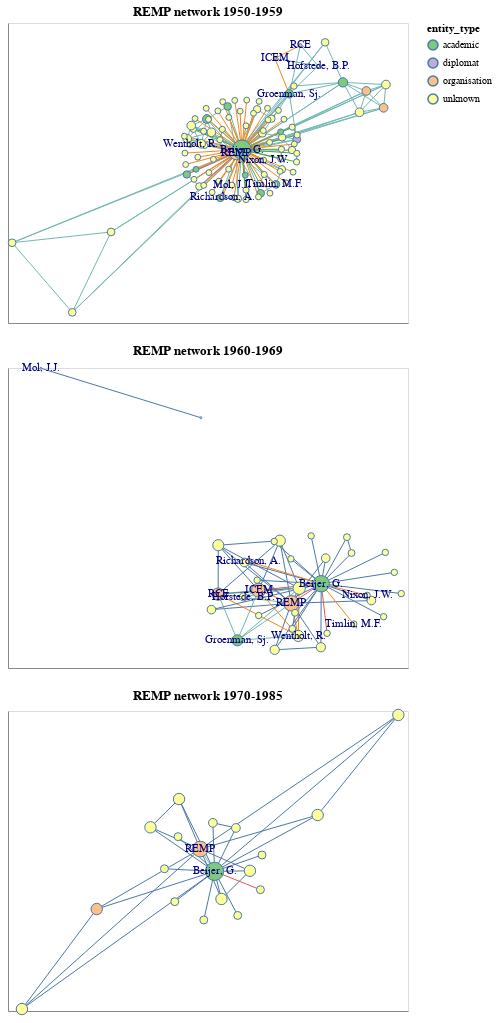

Write notebook code for a chart like this one.
### Code cell
alt.vconcat(chartdict[0], chartdict[1], chartdict[2])
